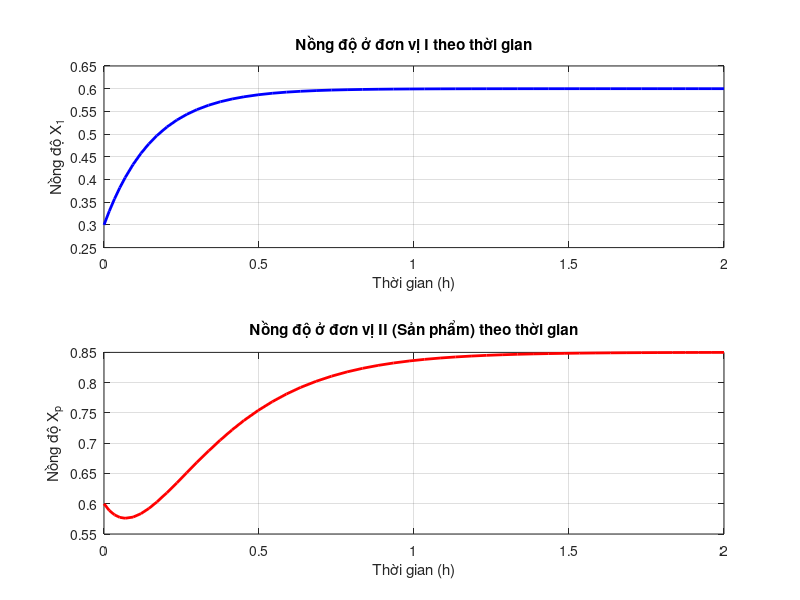

The MATLAB script that drew this image:
% Mô phỏng quá trình cô đặc với hai đơn vị
clear all;
clc;

% Tham số hệ thống (giá trị giả định)
W0 = 50;      % Tốc độ dòng khối lượng vào (kg/h)
X0 = 0.3;      % Nồng độ đầu vào (phần khối lượng, 30%)
VI = 4;       % Thể tích của đơn vị I (m³)
VII = 4;      % Thể tích của đơn vị II (m³)
W1 = 25;       % Tốc độ dòng khối lượng từ I đến II (kg/h)
Wp = 17.644;       % Tốc độ dòng khối lượng sản phẩm (kg/h)
V1 = W0 - W1;  % Tốc độ dòng thể tích nước bay hơi từ I (kg/h)
V2 = W1 - Wp;  % Tốc độ dòng thể tích nước bay hơi từ II (kg/h)

% Thời gian mô phỏng
tspan = [0 2]; % Từ 0 đến 2 giờ

% Điều kiện ban đầu
X1_0 = 0.3;    % Nồng độ ban đầu ở đơn vị I
Xp_0 = 0.6;    % Nồng độ ban đầu ở đơn vị II
X0_init = [X1_0; Xp_0];

% Hàm định nghĩa hệ ODEs
dXdt = @(t, X) [
    (W0 * X0 - W1 * X(1)) / VI;         % dX1/dt
    (W1 * X(1) - Wp * X(2)) / VII       % dXp/dt
];

% Giải hệ ODEs bằng ode45
[t, X] = ode45(dXdt, tspan, X0_init);

% Trích xuất kết quả
X1 = X(:,1); % Nồng độ ở đơn vị I
Xp = X(:,2); % Nồng độ ở đơn vị II

% Vẽ đồ thị
figure;
subplot(2,1,1);
plot(t, X1, 'b-', 'LineWidth', 2);
xlabel('Thời gian (h)');
ylabel('Nồng độ X_1');
title('Nồng độ ở đơn vị I theo thời gian');
grid on;

subplot(2,1,2);
plot(t, Xp, 'r-', 'LineWidth', 2);
xlabel('Thời gian (h)');
ylabel('Nồng độ X_p');
title('Nồng độ ở đơn vị II (Sản phẩm) theo thời gian');
grid on;

% Hiển thị giá trị cuối cùng
fprintf('Nồng độ cuối cùng ở đơn vị I (X_1): %.4f\n', X1(end));
fprintf('Nồng độ cuối cùng ở đơn vị II (X_p): %.4f\n', Xp(end));
